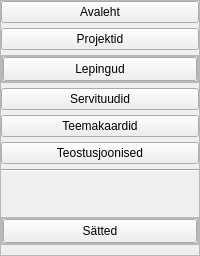
          <widget class="QFrame" name="leftMenuSubMain">
           <property name="styleSheet">
            <string notr="true"/>
           </property>
           <property name="frameShape">
            <enum>QFrame::StyledPanel</enum>
           </property>
           <property name="frameShadow">
            <enum>QFrame::Raised</enum>
           </property>
           <layout class="QVBoxLayout" name="verticalLayout_7">
            <property name="spacing">
             <number>5</number>
            </property>
            <property name="leftMargin">
             <number>0</number>
            </property>
            <property name="topMargin">
             <number>0</number>
            </property>
            <property name="rightMargin">
             <number>0</number>
            </property>
            <property name="bottomMargin">
             <number>10</number>
            </property>
            <item>
             <widget class="QPushButton" name="pbHome">
              <property name="styleSheet">
               <string notr="true"/>
              </property>
              <property name="text">
               <string>Avaleht</string>
              </property>
              <property name="icon">
               <iconset>
                <normaloff>icons/mdi--home-assistant_Avalehele.svg</normaloff>icons/mdi--home-assistant_Avalehele.svg</iconset>
              </property>
              <property name="iconSize">
               <size>
                <width>20</width>
                <height>20</height>
               </size>
              </property>
             </widget>
            </item>
            <item>
             <widget class="QPushButton" name="pbProjects">
              <property name="sizePolicy">
               <sizepolicy hsizetype="Preferred" vsizetype="Fixed">
                <horstretch>0</horstretch>
                <verstretch>0</verstretch>
               </sizepolicy>
              </property>
              <property name="minimumSize">
               <size>
                <width>24</width>
                <height>0</height>
               </size>
              </property>
              <property name="text">
               <string>Projektid</string>
              </property>
              <property name="icon">
               <iconset>
                <normaloff>icons/uil--suitcase-alt_projektid_Mailabl_Vahetamiseks.svg</normaloff>icons/uil--suitcase-alt_projektid_Mailabl_Vahetamiseks.svg</iconset>
              </property>
              <property name="iconSize">
               <size>
                <width>20</width>
                <height>20</height>
               </size>
              </property>
             </widget>
            </item>
            <item>
             <widget class="QFrame" name="pbContracts_Frame">
              <property name="sizePolicy">
               <sizepolicy hsizetype="Preferred" vsizetype="Preferred">
                <horstretch>0</horstretch>
                <verstretch>0</verstretch>
               </sizepolicy>
              </property>
              <property name="frameShape">
               <enum>QFrame::StyledPanel</enum>
              </property>
              <property name="frameShadow">
               <enum>QFrame::Raised</enum>
              </property>
              <layout class="QVBoxLayout" name="verticalLayout_79">
               <property name="spacing">
                <number>0</number>
               </property>
               <property name="leftMargin">
                <number>0</number>
               </property>
               <property name="topMargin">
                <number>0</number>
               </property>
               <property name="rightMargin">
                <number>0</number>
               </property>
               <property name="bottomMargin">
                <number>0</number>
               </property>
               <item>
                <widget class="QFrame" name="pbContracts_ButtonFrame">
                 <property name="frameShape">
                  <enum>QFrame::StyledPanel</enum>
                 </property>
                 <property name="frameShadow">
                  <enum>QFrame::Raised</enum>
                 </property>
                 <layout class="QVBoxLayout" name="verticalLayout_76">
                  <property name="spacing">
                   <number>0</number>
                  </property>
                  <property name="leftMargin">
                   <number>0</number>
                  </property>
                  <property name="topMargin">
                   <number>0</number>
                  </property>
                  <property name="rightMargin">
                   <number>0</number>
                  </property>
                  <property name="bottomMargin">
                   <number>0</number>
                  </property>
                  <item>
                   <widget class="QPushButton" name="pbContracts">
                    <property name="minimumSize">
                     <size>
                      <width>0</width>
                      <height>24</height>
                     </size>
                    </property>
                    <property name="text">
                     <string>Lepingud</string>
                    </property>
                    <property name="icon">
                     <iconset>
                      <normaloff>icons/clarity--contract-line_leping_Mailabl_Vahetamiseks.svg</normaloff>icons/clarity--contract-line_leping_Mailabl_Vahetamiseks.svg</iconset>
                    </property>
                    <property name="iconSize">
                     <size>
                      <width>20</width>
                      <height>20</height>
                     </size>
                    </property>
                   </widget>
                  </item>
                 </layout>
                </widget>
               </item>
               <item alignment="Qt::AlignTop">
                <widget class="QFrame" name="pbContracts_SliderFrame">
                 <property name="sizePolicy">
                  <sizepolicy hsizetype="Preferred" vsizetype="Expanding">
                   <horstretch>0</horstretch>
                   <verstretch>0</verstretch>
                  </sizepolicy>
                 </property>
                 <property name="maximumSize">
                  <size>
                   <width>16777215</width>
                   <height>0</height>
                  </size>
                 </property>
                 <property name="frameShape">
                  <enum>QFrame::StyledPanel</enum>
                 </property>
                 <property name="frameShadow">
                  <enum>QFrame::Raised</enum>
                 </property>
                 <layout class="QVBoxLayout" name="verticalLayout_78">
                  <property name="leftMargin">
                   <number>6</number>
                  </property>
                  <property name="topMargin">
                   <number>6</number>
                  </property>
                  <property name="rightMargin">
                   <number>0</number>
                  </property>
                  <property name="bottomMargin">
                   <number>0</number>
                  </property>
                  <item>
                   <widget class="QPushButton" name="pbPreContacts">
                    <property name="minimumSize">
                     <size>
                      <width>0</width>
                      <height>24</height>
                     </size>
                    </property>
                    <property name="text">
                     <string>Liitumislepingud</string>
                    </property>
                    <property name="icon">
                     <iconset>
                      <normaloff>icons/Icons_hele/battery-charging.svg</normaloff>icons/Icons_hele/battery-charging.svg</iconset>
                    </property>
                    <property name="iconSize">
                     <size>
                      <width>20</width>
                      <height>20</height>
                     </size>
                    </property>
                   </widget>
                  </item>
                  <item>
                   <widget class="QPushButton" name="pbMainContract">
                    <property name="minimumSize">
                     <size>
                      <width>0</width>
                      <height>24</height>
                     </size>
                    </property>
                    <property name="text">
                     <string>Teenuslepingud</string>
                    </property>
                    <property name="icon">
                     <iconset>
                      <normaloff>icons/Icons_hele/archive.svg</normaloff>icons/Icons_hele/archive.svg</iconset>
                    </property>
                    <property name="iconSize">
                     <size>
                      <width>20</width>
                      <height>20</height>
                     </size>
                    </property>
                   </widget>
                  </item>
                 </layout>
                </widget>
               </item>
              </layout>
             </widget>
            </item>
            <item>
             <widget class="QPushButton" name="pbSubstitutes">
              <property name="text">
               <string>Servituudid</string>
              </property>
              <property name="icon">
               <iconset>
                <normaloff>icons/gis--cadastre-map_servituudid_Vahetamiseks.svg</normaloff>icons/gis--cadastre-map_servituudid_Vahetamiseks.svg</iconset>
              </property>
              <property name="iconSize">
               <size>
                <width>20</width>
                <height>20</height>
               </size>
              </property>
             </widget>
            </item>
            <item>
             <widget class="QPushButton" name="pbMapThemes">
              <property name="text">
               <string>Teemakaardid</string>
              </property>
              <property name="icon">
               <iconset>
                <normaloff>icons/Icons_hele/image.svg</normaloff>icons/Icons_hele/image.svg</iconset>
              </property>
              <property name="iconSize">
               <size>
                <width>20</width>
                <height>20</height>
               </size>
              </property>
             </widget>
            </item>
            <item>
             <widget class="QPushButton" name="pbAddDrawings">
              <property name="text">
               <string>Teostusjoonised</string>
              </property>
              <property name="icon">
               <iconset>
                <normaloff>icons/Icons_hele/pen-tool.svg</normaloff>icons/Icons_hele/pen-tool.svg</iconset>
              </property>
              <property name="iconSize">
               <size>
                <width>20</width>
                <height>20</height>
               </size>
              </property>
             </widget>
            </item>
            <item>
             <widget class="Line" name="line">
              <property name="orientation">
               <enum>Qt::Horizontal</enum>
              </property>
             </widget>
            </item>
            <item>
             <spacer name="verticalSpacer_3">
              <property name="orientation">
               <enum>Qt::Vertical</enum>
              </property>
              <property name="sizeHint" stdset="0">
               <size>
                <width>20</width>
                <height>40</height>
               </size>
              </property>
             </spacer>
            </item>
            <item>
             <widget class="QFrame" name="LeftFooter_frame">
              <property name="sizePolicy">
               <sizepolicy hsizetype="Preferred" vsizetype="Preferred">
                <horstretch>0</horstretch>
                <verstretch>0</verstretch>
               </sizepolicy>
              </property>
              <property name="styleSheet">
               <string notr="true"/>
              </property>
              <property name="frameShape">
               <enum>QFrame::StyledPanel</enum>
              </property>
              <property name="frameShadow">
               <enum>QFrame::Raised</enum>
              </property>
              <layout class="QVBoxLayout" name="verticalLayout_74">
               <property name="spacing">
                <number>0</number>
               </property>
               <property name="leftMargin">
                <number>0</number>
               </property>
               <property name="topMargin">
                <number>0</number>
               </property>
               <property name="rightMargin">
                <number>0</number>
               </property>
               <property name="bottomMargin">
                <number>0</number>
               </property>
               <item>
                <widget class="QFrame" name="pbSettings_ButtonFrame">
                 <property name="styleSheet">
                  <string notr="true"/>
                 </property>
                 <property name="frameShape">
                  <enum>QFrame::StyledPanel</enum>
                 </property>
                 <property name="frameShadow">
                  <enum>QFrame::Raised</enum>
                 </property>
                 <layout class="QVBoxLayout" name="verticalLayout_58">
                  <property name="spacing">
                   <number>0</number>
                  </property>
                  <property name="leftMargin">
                   <number>0</number>
                  </property>
                  <property name="topMargin">
                   <number>0</number>
                  </property>
                  <property name="rightMargin">
                   <number>0</number>
                  </property>
                  <property name="bottomMargin">
                   <number>0</number>
                  </property>
                  <item>
                   <widget class="QPushButton" name="pbSettings">
                    <property name="minimumSize">
                     <size>
                      <width>0</width>
                      <height>24</height>
                     </size>
                    </property>
                    <property name="toolTip">
                     <string>Sätted</string>
                    </property>
                    <property name="toolTipDuration">
                     <number>-1</number>
                    </property>
                    <property name="text">
                     <string>Sätted</string>
                    </property>
                    <property name="icon">
                     <iconset>
                      <normaloff>icons/Icons_hele/settings.svg</normaloff>icons/Icons_hele/settings.svg</iconset>
                    </property>
                    <property name="iconSize">
                     <size>
                      <width>20</width>
                      <height>20</height>
                     </size>
                    </property>
                   </widget>
                  </item>
                 </layout>
                </widget>
               </item>
               <item alignment="Qt::AlignTop">
                <widget class="QFrame" name="pbSettings_SliderFrame">
                 <property name="sizePolicy">
                  <sizepolicy hsizetype="Preferred" vsizetype="Expanding">
                   <horstretch>0</horstretch>
                   <verstretch>0</verstretch>
                  </sizepolicy>
                 </property>
                 <property name="maximumSize">
                  <size>
                   <width>16777215</width>
                   <height>0</height>
                  </size>
                 </property>
                 <property name="styleSheet">
                  <string notr="true"/>
                 </property>
                 <property name="frameShape">
                  <enum>QFrame::StyledPanel</enum>
                 </property>
                 <property name="frameShadow">
                  <enum>QFrame::Raised</enum>
                 </property>
                 <layout class="QVBoxLayout" name="verticalLayout_9">
                  <property name="spacing">
                   <number>6</number>
                  </property>
                  <property name="leftMargin">
                   <number>0</number>
                  </property>
                  <property name="topMargin">
                   <number>6</number>
                  </property>
                  <property name="rightMargin">
                   <number>0</number>
                  </property>
                  <property name="bottomMargin">
                   <number>0</number>
                  </property>
                  <item>
                   <widget class="QFrame" name="pbUpdateData_Frame">
                    <property name="styleSheet">
                     <string notr="true"/>
                    </property>
                    <property name="frameShape">
                     <enum>QFrame::StyledPanel</enum>
                    </property>
                    <property name="frameShadow">
                     <enum>QFrame::Raised</enum>
                    </property>
                    <layout class="QVBoxLayout" name="verticalLayout_73">
                     <property name="spacing">
                      <number>0</number>
                     </property>
                     <property name="leftMargin">
                      <number>0</number>
                     </property>
                     <property name="topMargin">
                      <number>0</number>
                     </property>
                     <property name="rightMargin">
                      <number>0</number>
                     </property>
                     <property name="bottomMargin">
                      <number>0</number>
                     </property>
                     <item alignment="Qt::AlignTop">
                      <widget class="QFrame" name="pbUpdateData_ButtonFrame">
                       <property name="sizePolicy">
                        <sizepolicy hsizetype="Preferred" vsizetype="Fixed">
                         <horstretch>0</horstretch>
                         <verstretch>0</verstretch>
                        </sizepolicy>
                       </property>
                       <property name="maximumSize">
                        <size>
                         <width>16777215</width>
                         <height>24</height>
                        </size>
                       </property>
                       <property name="styleSheet">
                        <string notr="true"/>
                       </property>
                       <property name="frameShape">
                        <enum>QFrame::StyledPanel</enum>
                       </property>
                       <property name="frameShadow">
                        <enum>QFrame::Raised</enum>
                       </property>
                       <layout class="QVBoxLayout" name="verticalLayout_63">
                        <property name="spacing">
                         <number>0</number>
                        </property>
                        <property name="leftMargin">
                         <number>6</number>
                        </property>
                        <property name="topMargin">
                         <number>0</number>
                        </property>
                        <property name="rightMargin">
                         <number>0</number>
                        </property>
                        <property name="bottomMargin">
                         <number>0</number>
                        </property>
                        <item>
                         <widget class="QPushButton" name="pbUpdateData">
                          <property name="minimumSize">
                           <size>
                            <width>0</width>
                            <height>24</height>
                           </size>
                          </property>
                          <property name="text">
                           <string>Andmete laadimine</string>
                          </property>
                          <property name="icon">
                           <iconset>
                            <normaloff>icons/Icons_hele/download-cloud.svg</normaloff>icons/Icons_hele/download-cloud.svg</iconset>
                          </property>
                          <property name="iconSize">
                           <size>
                            <width>20</width>
                            <height>20</height>
                           </size>
                          </property>
                         </widget>
                        </item>
                       </layout>
                      </widget>
                     </item>
                     <item alignment="Qt::AlignTop">
                      <widget class="QFrame" name="pbUpdateData_SliderFrame">
                       <property name="maximumSize">
                        <size>
                         <width>16777215</width>
                         <height>0</height>
                        </size>
                       </property>
                       <property name="frameShape">
                        <enum>QFrame::StyledPanel</enum>
                       </property>
                       <property name="frameShadow">
                        <enum>QFrame::Raised</enum>
                       </property>
                       <layout class="QVBoxLayout" name="verticalLayout_71">
                        <property name="leftMargin">
                         <number>12</number>
                        </property>
                        <property name="topMargin">
                         <number>6</number>
                        </property>
                        <property name="rightMargin">
                         <number>0</number>
                        </property>
                        <property name="bottomMargin">
                         <number>6</number>
                        </property>
                        <item>
                         <widget class="QPushButton" name="pbSettings_AddShapeFile">
                          <property name="minimumSize">
                           <size>
                            <width>0</width>
                            <height>24</height>
                           </size>
                          </property>
                          <property name="text">
                           <string>Lae algandmed</string>
                          </property>
                          <property name="icon">
                           <iconset>
                            <normaloff>icons/Icons_hele/file-plus.svg</normaloff>icons/Icons_hele/file-plus.svg</iconset>
                          </property>
                          <property name="iconSize">
                           <size>
                            <width>20</width>
                            <height>20</height>
                           </size>
                          </property>
                         </widget>
                        </item>
                        <item>
                         <widget class="QPushButton" name="pbAvaMaaAmet">
                          <property name="minimumSize">
                           <size>
                            <width>0</width>
                            <height>24</height>
                           </size>
                          </property>
                          <property name="text">
                           <string>Maa-ametisse</string>
                          </property>
                          <property name="icon">
                           <iconset>
                            <normaloff>icons/Icons_hele/external-link.svg</normaloff>icons/Icons_hele/external-link.svg</iconset>
                          </property>
                          <property name="iconSize">
                           <size>
                            <width>20</width>
                            <height>20</height>
                           </size>
                          </property>
                         </widget>
                        </item>
                       </layout>
                      </widget>
                     </item>
                    </layout>
                   </widget>
                  </item>
                  <item>
                   <widget class="QFrame" name="pbCadastralActions_MainFrame">
                    <property name="styleSheet">
                     <string notr="true"/>
                    </property>
                    <property name="frameShape">
                     <enum>QFrame::StyledPanel</enum>
                    </property>
                    <property name="frameShadow">
                     <enum>QFrame::Raised</enum>
                    </property>
                    <layout class="QVBoxLayout" name="verticalLayout_65">
                     <property name="spacing">
                      <number>0</number>
                     </property>
                     <property name="leftMargin">
                      <number>0</number>
                     </property>
                     <property name="topMargin">
                      <number>0</number>
                     </property>
                     <property name="rightMargin">
                      <number>0</number>
                     </property>
                     <property name="bottomMargin">
                      <number>0</number>
                     </property>
                     <item alignment="Qt::AlignTop">
                      <widget class="QFrame" name="pbCadastralActions_ButtonFrame">
                       <property name="sizePolicy">
                        <sizepolicy hsizetype="Preferred" vsizetype="Fixed">
                         <horstretch>0</horstretch>
                         <verstretch>0</verstretch>
                        </sizepolicy>
                       </property>
                       <property name="maximumSize">
                        <size>
                         <width>16777215</width>
                         <height>24</height>
                        </size>
                       </property>
                       <property name="styleSheet">
                        <string notr="true"/>
                       </property>
                       <property name="frameShape">
                        <enum>QFrame::StyledPanel</enum>
                       </property>
                       <property name="frameShadow">
                        <enum>QFrame::Raised</enum>
                       </property>
                       <layout class="QVBoxLayout" name="verticalLayout_64">
                        <property name="spacing">
                         <number>0</number>
                        </property>
                        <property name="leftMargin">
                         <number>6</number>
                        </property>
                        <property name="topMargin">
                         <number>0</number>
                        </property>
                        <property name="rightMargin">
                         <number>0</number>
                        </property>
                        <property name="bottomMargin">
                         <number>0</number>
                        </property>
                        <item>
                         <widget class="QPushButton" name="pbCadasters">
                          <property name="minimumSize">
                           <size>
                            <width>0</width>
                            <height>24</height>
                           </size>
                          </property>
                          <property name="text">
                           <string>Toimingud kinnistutega</string>
                          </property>
                          <property name="icon">
                           <iconset>
                            <normaloff>icons/Icons_hele/map.svg</normaloff>icons/Icons_hele/map.svg</iconset>
                          </property>
                          <property name="iconSize">
                           <size>
                            <width>20</width>
                            <height>20</height>
                           </size>
                          </property>
                         </widget>
                        </item>
                       </layout>
                      </widget>
                     </item>
                     <item alignment="Qt::AlignTop">
                      <widget class="QFrame" name="pbCadastraActions_SliderFrame">
                       <property name="maximumSize">
                        <size>
                         <width>16777215</width>
                         <height>0</height>
                        </size>
                       </property>
                       <property name="styleSheet">
                        <string notr="true"/>
                       </property>
                       <property name="frameShape">
                        <enum>QFrame::StyledPanel</enum>
                       </property>
                       <property name="frameShadow">
                        <enum>QFrame::Raised</enum>
                       </property>
                       <layout class="QVBoxLayout" name="verticalLayout_72">
                        <property name="leftMargin">
                         <number>12</number>
                        </property>
                        <property name="topMargin">
                         <number>6</number>
                        </property>
                        <property name="rightMargin">
                         <number>0</number>
                        </property>
                        <property name="bottomMargin">
                         <number>6</number>
                        </property>
                        <item>
                         <widget class="QPushButton" name="pbSyncMailabl">
                          <property name="minimumSize">
                           <size>
                            <width>0</width>
                            <height>24</height>
                           </size>
                          </property>
                          <property name="text">
                           <string>Mailabliga sünkroniseerimine</string>
                          </property>
                          <property name="icon">
                           <iconset>
                            <normaloff>icons/Icons_hele/cloud-lightning.svg</normaloff>icons/Icons_hele/cloud-lightning.svg</iconset>
                          </property>
                          <property name="iconSize">
                           <size>
                            <width>20</width>
                            <height>20</height>
                           </size>
                          </property>
                         </widget>
                        </item>
                        <item>
                         <widget class="QPushButton" name="pbRefresh">
                          <property name="minimumSize">
                           <size>
                            <width>0</width>
                            <height>24</height>
                           </size>
                          </property>
                          <property name="text">
                           <string>Andmete värskendamine</string>
                          </property>
                          <property name="icon">
                           <iconset>
                            <normaloff>icons/Icons_hele/refresh-cw.svg</normaloff>icons/Icons_hele/refresh-cw.svg</iconset>
                          </property>
                          <property name="iconSize">
                           <size>
                            <width>20</width>
                            <height>20</height>
                           </size>
                          </property>
                         </widget>
                        </item>
                        <item>
                         <widget class="QPushButton" name="pbRemove">
                          <property name="minimumSize">
                           <size>
                            <width>0</width>
                            <height>24</height>
                           </size>
                          </property>
                          <property name="text">
                           <string>Kinnistute eemaldamine</string>
                          </property>
                          <property name="icon">
                           <iconset>
                            <normaloff>icons/Icons_hele/minus-square.svg</normaloff>icons/Icons_hele/minus-square.svg</iconset>
                          </property>
                          <property name="iconSize">
                           <size>
                            <width>20</width>
                            <height>20</height>
                           </size>
                          </property>
                         </widget>
                        </item>
                        <item>
                         <widget class="QPushButton" name="pbExpand">
                          <property name="minimumSize">
                           <size>
                            <width>0</width>
                            <height>24</height>
                           </size>
                          </property>
                          <property name="text">
                           <string>Kinnistute lisamine</string>
                          </property>
                          <property name="icon">
                           <iconset>
                            <normaloff>icons/Icons_hele/plus-square.svg</normaloff>icons/Icons_hele/plus-square.svg</iconset>
                          </property>
                          <property name="iconSize">
                           <size>
                            <width>20</width>
                            <height>20</height>
                           </size>
                          </property>
                         </widget>
                        </item>
                       </layout>
                      </widget>
                     </item>
                    </layout>
                   </widget>
                  </item>
                 </layout>
                </widget>
               </item>
              </layout>
             </widget>
            </item>
           </layout>
          </widget>
